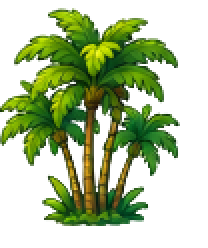
#> input picture assets/images/decor/palm-cluster.png, 104 x 124 px (shown 2 times larger)
$ python strip_assets.py ../assets/images/decor/palm-cluster.png
#> lines starting #> are read from the running program, lines starting #| are printed output that depends on the picture
# -*- coding: utf-8 -*-
"""Xoa nen va chu khoi cac anh asset, chi giu lai hinh chinh.

Cach lam:
1. Xoa nen trang ben ngoai (flood tu vien anh).
2. Xoa "the" mau nhat phia sau nhan vat neu co: lay mau tu vanh trong cua
   khung bao phan con lai — do la lop ngoai cung con lai. Chi xoa thu, neu
   xoa xong mat qua nhieu hinh thi hoan tac (nghia la mau do la than nhan
   vat chu khong phai the nen).
3. Bo cac dai chu o duoi (caption co the 2 dong).
4. Crop sat vao hinh, chua le trong suot nho.
"""
import os
import sys
from collections import Counter, deque

from PIL import Image

# Sai so mau khi coi hai pixel la cung mot nen.
COLOR_TOLERANCE = 26
# The nen phai chiem it nhat ti le nay cua anh.
MIN_CARD_RATIO = 0.05
# Sau khi xoa the nen phai con lai it nhat ti le nay cua phan hinh truoc do.
# Duoi muc nay tuc la vua xoa than nhan vat -> hoan tac.
MIN_KEEP_RATIO = 0.45
# Dai chu o duoi cao toi da bao nhieu phan cua anh goc.
MAX_TEXT_BAND_RATIO = 0.22
MAX_TEXT_BANDS = 2
# Dai chu phai nam duoi muc nay cua anh moi duoc bo.
TEXT_BAND_MIN_TOP_RATIO = 0.55
# Buoc lan theo gradient: sai so so voi pixel nen ngay ben canh.
GRADIENT_DELTA = 18
# Chi lan vao pixel sang mau (kenh nho nhat >= muc nay) de khong an vien toi
# hay than nhan vat.
GRADIENT_LIGHT_MIN = 140
# Pixel chi duoc coi la nen neu con nam trong pham vi mau cua lop nen da
# phat hien. Nho vay buoc lan di theo duoc gradient cua the nen ma khong
# nhay sang mau xanh dam hon cua canh vet.
GRADIENT_COLOR_RANGE = 60
# Le trong suot chua lai quanh hinh.
PADDING = 2


def color_distance(a, b):
    return max(abs(a[0] - b[0]), abs(a[1] - b[1]), abs(a[2] - b[2]))


def quantize(color):
    return tuple(v // 8 * 8 for v in color[:3])


def border_seeds(width, height):
    for x in range(width):
        yield (x, 0)
        yield (x, height - 1)
    for y in range(height):
        yield (0, y)
        yield (width - 1, y)


def flood_remove(pixels, width, height, bg_colors, alpha):
    """Xoa pixel giong bg_colors va noi thong voi vien anh.

    Vung da trong suot van cho BFS di qua, nho vay lop nen thu hai (the mau
    nam duoi nen trang) moi cham toi duoc.
    """
    visited = bytearray(width * height)
    queue = deque(border_seeds(width, height))
    removed = 0

    while queue:
        x, y = queue.popleft()
        if not (0 <= x < width and 0 <= y < height):
            continue
        index = y * width + x
        if visited[index]:
            continue
        visited[index] = 1

        if alpha[index] != 0:
            color = pixels[index]
            if all(color_distance(color, bg) > COLOR_TOLERANCE for bg in bg_colors):
                continue
            alpha[index] = 0
            removed += 1
        queue.extend(((x + 1, y), (x - 1, y), (x, y + 1), (x, y - 1)))

    return removed


def opaque_bbox(alpha, width, height):
    left, top, right, bottom = width, height, -1, -1
    for y in range(height):
        row = y * width
        for x in range(width):
            if alpha[row + x]:
                left = min(left, x)
                right = max(right, x)
                top = min(top, y)
                bottom = max(bottom, y)
    if right < 0:
        return None
    return left, top, right, bottom


def inner_ring_color(pixels, alpha, width, bbox, inset=2):
    """Mau pho bien nhat tren vanh trong cua khung bao phan con lai.

    Day la lop ngoai cung con lai sau khi xoa nen trang — chinh la the nen
    neu anh co the. Voi anh khong co the thi day se la mau than nhan vat, va
    buoc kiem tra MIN_KEEP_RATIO se chan lai.
    """
    left, top, right, bottom = bbox
    counter = Counter()
    xs = range(left + inset, right - inset + 1)
    ys = range(top + inset, bottom - inset + 1)

    for x in xs:
        for y in (top + inset, bottom - inset):
            index = y * width + x
            if alpha[index]:
                counter[quantize(pixels[index])] += 1
    for y in ys:
        for x in (left + inset, right - inset):
            index = y * width + x
            if alpha[index]:
                counter[quantize(pixels[index])] += 1

    return counter.most_common(1)[0][0] if counter else None


def count_opaque(alpha):
    return sum(1 for value in alpha if value)


def remove_background(image):
    width, height = image.size
    pixels = list(image.getdata())
    alpha = [p[3] for p in pixels]
    total = width * height

    border = Counter(
        quantize(pixels[y * width + x]) for x, y in border_seeds(width, height)
    )
    bg_colors = [border.most_common(1)[0][0]]
    flood_remove(pixels, width, height, bg_colors, alpha)

    bbox = opaque_bbox(alpha, width, height)
    if bbox is None:
        return alpha, 1, bg_colors

    card = inner_ring_color(pixels, alpha, width, bbox)
    if card is None:
        return alpha, 1, bg_colors

    similar = sum(
        1
        for index in range(total)
        if alpha[index] and color_distance(pixels[index], card) <= COLOR_TOLERANCE
    )
    if similar < total * MIN_CARD_RATIO:
        return alpha, 1, bg_colors

    # Xoa thu the nen roi kiem tra: mat qua nhieu hinh tuc la vua xoa than
    # nhan vat, phai hoan tac.
    before = count_opaque(alpha)
    trial = list(alpha)
    flood_remove(pixels, width, height, bg_colors + [card], trial)
    if count_opaque(trial) < before * MIN_KEEP_RATIO:
        return alpha, 1, bg_colors

    return trial, 2, bg_colors + [card]


def grow_over_gradient(pixels, width, height, alpha, bg_colors):
    """Lan tiep vao nen co gradient va vien anti-alias con sot lai.

    So mau voi pixel nen NGAY BEN CANH (khong phai mot mau goc co dinh) nen
    di theo duoc gradient cua the nen. Chi an pixel sang mau: nhan vat luon co
    vien toi bao quanh nen buoc lan se dung lai o do.
    """
    queue = deque()
    for index in range(width * height):
        if alpha[index] == 0:
            queue.append((index % width, index // width, None))

    removed = 0
    while queue:
        x, y, reference = queue.popleft()
        for dx, dy in ((1, 0), (-1, 0), (0, 1), (0, -1)):
            nx, ny = x + dx, y + dy
            if not (0 <= nx < width and 0 <= ny < height):
                continue
            index = ny * width + nx
            if alpha[index] == 0:
                continue

            color = pixels[index]
            if min(color[:3]) < GRADIENT_LIGHT_MIN:
                continue
            if all(
                color_distance(color, bg) > GRADIENT_COLOR_RANGE
                for bg in bg_colors
            ):
                continue
            if reference is not None and (
                color_distance(color, reference) > GRADIENT_DELTA
            ):
                continue

            alpha[index] = 0
            removed += 1
            queue.append((nx, ny, color))
    return removed


def opaque_row_ranges(alpha, width, height):
    """Cac doan hang lien tiep co pixel khong trong suot."""
    ranges = []
    start = None
    for y in range(height):
        filled = any(alpha[y * width + x] for x in range(width))
        if filled and start is None:
            start = y
        elif not filled and start is not None:
            ranges.append((start, y - 1))
            start = None
    if start is not None:
        ranges.append((start, height - 1))
    return ranges


def drop_captions(alpha, width, height):
    """Bo cac dai chu o duoi. Caption co the nhieu dong nen lap nhieu lan."""
    dropped = 0
    while dropped < MAX_TEXT_BANDS:
        ranges = opaque_row_ranges(alpha, width, height)
        # Con it hon 2 nhom thi nhom cuoi chinh la hinh chinh, khong duoc bo.
        if len(ranges) < 2:
            break

        top, bottom = ranges[-1]
        if (bottom - top + 1) > height * MAX_TEXT_BAND_RATIO:
            break
        # Chan viec cat mat chan/duoi nhan vat: dai chu luon nam duoi day anh.
        if top < height * TEXT_BAND_MIN_TOP_RATIO:
            break

        for y in range(top, bottom + 1):
            for x in range(width):
                alpha[y * width + x] = 0
        dropped += 1
    return dropped


def crop_to_content(image):
    box = image.getbbox()
    if box is None:
        return image
    left, top, right, bottom = box
    return image.crop(
        (
            max(0, left - PADDING),
            max(0, top - PADDING),
            min(image.width, right + PADDING),
            min(image.height, bottom + PADDING),
        )
    )


def pixels_of(image):
    return list(image.getdata())


def process(path, out_path):
#> called with path = '../assets/images/decor/palm-cluster.png', out_path = '../assets/images/decor/palm-cluster.png'
    image = Image.open(path).convert('RGBA')
#> image is the input picture: PIL image 104x124 RGBA; mean R, G, B, A 33.2, 51.3, 9.9, 106.2
    width, height = image.size
#> width = 104; height = 124

    alpha, layers, bg_colors = remove_background(image)
#> in remove_background, `pixels = list(image.getdata())`: pixels = 12896 items, first 6: (0, 0, 0, 0), (0, 0, 0, 0), (0, 0, 0, 0), (0, 0, 0, 0), (0, 0, 0, 0), (0, 0, 0, 0)
#> in remove_background, `alpha = [p[3] for p in pixels]`: alpha = 12896 values, max 255 at index 548, min 0 at index 0, mean 106.2
#> in remove_background, `border = Counter( quantize(pixels[y * width + x]) for x, y in border_s..`: border = 14 items
#> in remove_background, `bg_colors = [border.most_common(1)[0][0]]`: bg_colors = [(0, 0, 0)]
#> the loop in flood_remove, `while queue:` made 27196 passes
#> color on passes 313, 315, 317, 319, 321, 339, 341, 343, 345, 347, 349, 351: (255, 255, 0, 1), (154, 180, 117, 205), (64, 95, 19, 255), (26, 56, 10, 254), (23, 70, 0, 11), (102, 153, 51, 5), (107, 148, 41, 31), (108, 158, 68, 113), (119, 154, 98, 239), (103, 134, 76, 253), (96, 126, 71, 253), (126, 155, 108, 232)
#> after the loop in flood_remove, `while queue:`: removed = 26
#> in remove_background, `bbox = opaque_bbox(alpha, width, height)`: bbox = (0, 4, 89, 112)
#> in inner_ring_color, `left, top, right, bottom = bbox`: left = 0; top = 4; right = 89; bottom = 112
#> in remove_background, `card = inner_ring_color(pixels, alpha, width, bbox)`: card = (80, 120, 8)
#> in remove_background, `similar = sum( 1 for index in range(total) if alpha[index] and color_d..`: similar = 1044
#> in remove_background, `before = count_opaque(alpha)`: before = 5867
#> in remove_background, `trial = list(alpha)`: trial has the same summary as alpha
#> the loop in flood_remove (call 2), `while queue:` made 27936 passes
#> alpha = 12896 values, max 255 at index 548, min 0 at index 0, mean 103.5; layers = 2; bg_colors = [(0, 0, 0), (80, 120, 8)]
    grow_over_gradient(pixels_of(image), width, height, alpha, bg_colors)
    bands = drop_captions(alpha, width, height)

    image.putalpha(Image.frombytes('L', (width, height), bytes(alpha)))
    result = crop_to_content(image)
#> in crop_to_content, `return image.crop( ( max(0, left - PADDING), max(0, top - PADDING), mi..`:
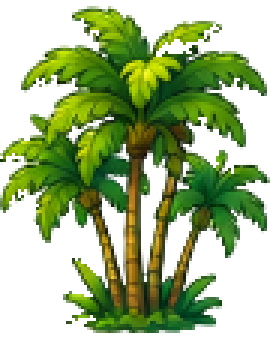
#> returned value: PIL image 92x113 RGBA (shown 3 times larger); mean R, G, B, A 41.2, 63.6, 12.3, 128.4; transparent parts drawn white
    result.save(out_path)
    return layers, bands, result.size


if __name__ == '__main__':
    for arg in sys.argv[1:]:
        if not os.path.exists(arg):
            print('THIEU', arg)
            continue
        layers, bands, size = process(arg, arg)
        print(
            '%-28s lop_nen=%d dai_chu_bo=%d size=%dx%d'
            % (os.path.basename(arg), layers, bands, size[0], size[1])
        )
#| palm-cluster.png             lop_nen=2 dai_chu_bo=0 size=92x113
